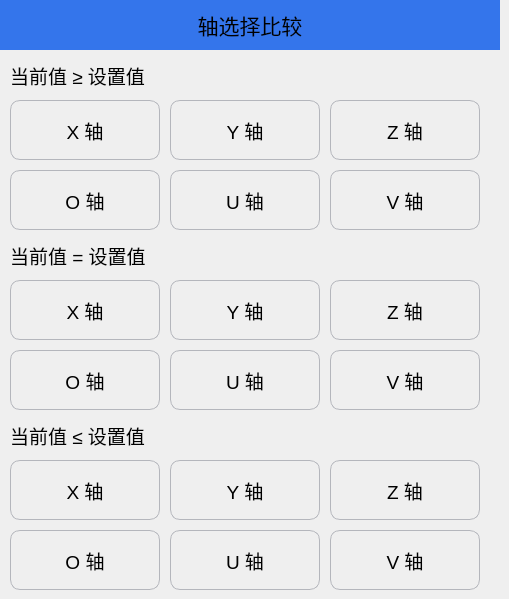
   <widget class="QWidget" name="page_2">
    <widget class="QLabel" name="label_39">
     <property name="geometry">
      <rect>
       <x>0</x>
       <y>0</y>
       <width>500</width>
       <height>50</height>
      </rect>
     </property>
     <property name="minimumSize">
      <size>
       <width>500</width>
       <height>50</height>
      </size>
     </property>
     <property name="maximumSize">
      <size>
       <width>500</width>
       <height>50</height>
      </size>
     </property>
     <property name="font">
      <font>
       <pointsize>16</pointsize>
      </font>
     </property>
     <property name="styleSheet">
      <string notr="true">QLabel{background-color:#3475EB;}</string>
     </property>
     <property name="text">
      <string>轴选择比较</string>
     </property>
     <property name="alignment">
      <set>Qt::AlignCenter</set>
     </property>
    </widget>
    <widget class="QLabel" name="label_3">
     <property name="geometry">
      <rect>
       <x>10</x>
       <y>60</y>
       <width>161</width>
       <height>31</height>
      </rect>
     </property>
     <property name="font">
      <font>
       <pointsize>14</pointsize>
      </font>
     </property>
     <property name="text">
      <string>当前值 ≥ 设置值</string>
     </property>
    </widget>
    <widget class="QLabel" name="label_4">
     <property name="geometry">
      <rect>
       <x>10</x>
       <y>240</y>
       <width>151</width>
       <height>31</height>
      </rect>
     </property>
     <property name="font">
      <font>
       <pointsize>14</pointsize>
      </font>
     </property>
     <property name="text">
      <string>当前值 = 设置值</string>
     </property>
    </widget>
    <widget class="QLabel" name="label_5">
     <property name="geometry">
      <rect>
       <x>10</x>
       <y>420</y>
       <width>161</width>
       <height>31</height>
      </rect>
     </property>
     <property name="font">
      <font>
       <pointsize>14</pointsize>
      </font>
     </property>
     <property name="text">
      <string>当前值 ≤ 设置值</string>
     </property>
    </widget>
    <widget class="QPushButton" name="Btn_X1">
     <property name="geometry">
      <rect>
       <x>10</x>
       <y>100</y>
       <width>150</width>
       <height>60</height>
      </rect>
     </property>
     <property name="minimumSize">
      <size>
       <width>150</width>
       <height>60</height>
      </size>
     </property>
     <property name="maximumSize">
      <size>
       <width>150</width>
       <height>60</height>
      </size>
     </property>
     <property name="font">
      <font>
       <pointsize>14</pointsize>
      </font>
     </property>
     <property name="styleSheet">
      <string notr="true">QPushButton
{
    border-style:solid; /*边框风格*/
    border-width:1px;/*边框宽度*/
    border-color:#B4B6BC; /*边框颜色*/
    border-radius:10px; /*边框倒角*/
}
QPushButton:pressed
{
    border-style:outset; /*边框风格*/
    background-color:qlineargradient(x1: 0, y1: 0, x2: 0, y2: 1, stop:0 #00befa, stop: 1 #0160ea);/*背景色*/
    border-width:1px;/*边框宽度*/
    border-color:#0055ff; /*边框颜色*/
    border-radius:10px; /*边框倒角*/
}</string>
     </property>
     <property name="text">
      <string>X 轴</string>
     </property>
     <property name="iconSize">
      <size>
       <width>40</width>
       <height>40</height>
      </size>
     </property>
    </widget>
    <widget class="QPushButton" name="Btn_Y1">
     <property name="geometry">
      <rect>
       <x>170</x>
       <y>100</y>
       <width>150</width>
       <height>60</height>
      </rect>
     </property>
     <property name="minimumSize">
      <size>
       <width>150</width>
       <height>60</height>
      </size>
     </property>
     <property name="maximumSize">
      <size>
       <width>150</width>
       <height>60</height>
      </size>
     </property>
     <property name="font">
      <font>
       <pointsize>14</pointsize>
      </font>
     </property>
     <property name="styleSheet">
      <string notr="true">QPushButton
{
    border-style:solid; /*边框风格*/
    border-width:1px;/*边框宽度*/
    border-color:#B4B6BC; /*边框颜色*/
    border-radius:10px; /*边框倒角*/
}
QPushButton:pressed
{
    border-style:outset; /*边框风格*/
    background-color:qlineargradient(x1: 0, y1: 0, x2: 0, y2: 1, stop:0 #00befa, stop: 1 #0160ea);/*背景色*/
    border-width:1px;/*边框宽度*/
    border-color:#0055ff; /*边框颜色*/
    border-radius:10px; /*边框倒角*/
}</string>
     </property>
     <property name="text">
      <string>Y 轴</string>
     </property>
     <property name="iconSize">
      <size>
       <width>40</width>
       <height>40</height>
      </size>
     </property>
    </widget>
    <widget class="QPushButton" name="Btn_Z1">
     <property name="geometry">
      <rect>
       <x>330</x>
       <y>100</y>
       <width>150</width>
       <height>60</height>
      </rect>
     </property>
     <property name="minimumSize">
      <size>
       <width>150</width>
       <height>60</height>
      </size>
     </property>
     <property name="maximumSize">
      <size>
       <width>150</width>
       <height>60</height>
      </size>
     </property>
     <property name="font">
      <font>
       <pointsize>14</pointsize>
      </font>
     </property>
     <property name="styleSheet">
      <string notr="true">QPushButton
{
    border-style:solid; /*边框风格*/
    border-width:1px;/*边框宽度*/
    border-color:#B4B6BC; /*边框颜色*/
    border-radius:10px; /*边框倒角*/
}
QPushButton:pressed
{
    border-style:outset; /*边框风格*/
    background-color:qlineargradient(x1: 0, y1: 0, x2: 0, y2: 1, stop:0 #00befa, stop: 1 #0160ea);/*背景色*/
    border-width:1px;/*边框宽度*/
    border-color:#0055ff; /*边框颜色*/
    border-radius:10px; /*边框倒角*/
}</string>
     </property>
     <property name="text">
      <string>Z 轴</string>
     </property>
     <property name="iconSize">
      <size>
       <width>40</width>
       <height>40</height>
      </size>
     </property>
    </widget>
    <widget class="QPushButton" name="Btn_U1">
     <property name="geometry">
      <rect>
       <x>170</x>
       <y>170</y>
       <width>150</width>
       <height>60</height>
      </rect>
     </property>
     <property name="minimumSize">
      <size>
       <width>150</width>
       <height>60</height>
      </size>
     </property>
     <property name="maximumSize">
      <size>
       <width>150</width>
       <height>60</height>
      </size>
     </property>
     <property name="font">
      <font>
       <pointsize>14</pointsize>
      </font>
     </property>
     <property name="styleSheet">
      <string notr="true">QPushButton
{
    border-style:solid; /*边框风格*/
    border-width:1px;/*边框宽度*/
    border-color:#B4B6BC; /*边框颜色*/
    border-radius:10px; /*边框倒角*/
}
QPushButton:pressed
{
    border-style:outset; /*边框风格*/
    background-color:qlineargradient(x1: 0, y1: 0, x2: 0, y2: 1, stop:0 #00befa, stop: 1 #0160ea);/*背景色*/
    border-width:1px;/*边框宽度*/
    border-color:#0055ff; /*边框颜色*/
    border-radius:10px; /*边框倒角*/
}</string>
     </property>
     <property name="text">
      <string>U 轴</string>
     </property>
     <property name="iconSize">
      <size>
       <width>40</width>
       <height>40</height>
      </size>
     </property>
    </widget>
    <widget class="QPushButton" name="Btn_O1">
     <property name="geometry">
      <rect>
       <x>10</x>
       <y>170</y>
       <width>150</width>
       <height>60</height>
      </rect>
     </property>
     <property name="minimumSize">
      <size>
       <width>150</width>
       <height>60</height>
      </size>
     </property>
     <property name="maximumSize">
      <size>
       <width>150</width>
       <height>60</height>
      </size>
     </property>
     <property name="font">
      <font>
       <pointsize>14</pointsize>
      </font>
     </property>
     <property name="styleSheet">
      <string notr="true">QPushButton
{
    border-style:solid; /*边框风格*/
    border-width:1px;/*边框宽度*/
    border-color:#B4B6BC; /*边框颜色*/
    border-radius:10px; /*边框倒角*/
}
QPushButton:pressed
{
    border-style:outset; /*边框风格*/
    background-color:qlineargradient(x1: 0, y1: 0, x2: 0, y2: 1, stop:0 #00befa, stop: 1 #0160ea);/*背景色*/
    border-width:1px;/*边框宽度*/
    border-color:#0055ff; /*边框颜色*/
    border-radius:10px; /*边框倒角*/
}</string>
     </property>
     <property name="text">
      <string>O 轴</string>
     </property>
     <property name="iconSize">
      <size>
       <width>40</width>
       <height>40</height>
      </size>
     </property>
    </widget>
    <widget class="QPushButton" name="Btn_V1">
     <property name="geometry">
      <rect>
       <x>330</x>
       <y>170</y>
       <width>150</width>
       <height>60</height>
      </rect>
     </property>
     <property name="minimumSize">
      <size>
       <width>150</width>
       <height>60</height>
      </size>
     </property>
     <property name="maximumSize">
      <size>
       <width>150</width>
       <height>60</height>
      </size>
     </property>
     <property name="font">
      <font>
       <pointsize>14</pointsize>
      </font>
     </property>
     <property name="styleSheet">
      <string notr="true">QPushButton
{
    border-style:solid; /*边框风格*/
    border-width:1px;/*边框宽度*/
    border-color:#B4B6BC; /*边框颜色*/
    border-radius:10px; /*边框倒角*/
}
QPushButton:pressed
{
    border-style:outset; /*边框风格*/
    background-color:qlineargradient(x1: 0, y1: 0, x2: 0, y2: 1, stop:0 #00befa, stop: 1 #0160ea);/*背景色*/
    border-width:1px;/*边框宽度*/
    border-color:#0055ff; /*边框颜色*/
    border-radius:10px; /*边框倒角*/
}</string>
     </property>
     <property name="text">
      <string>V 轴</string>
     </property>
     <property name="iconSize">
      <size>
       <width>40</width>
       <height>40</height>
      </size>
     </property>
    </widget>
    <widget class="QPushButton" name="Btn_O2">
     <property name="geometry">
      <rect>
       <x>10</x>
       <y>350</y>
       <width>150</width>
       <height>60</height>
      </rect>
     </property>
     <property name="minimumSize">
      <size>
       <width>150</width>
       <height>60</height>
      </size>
     </property>
     <property name="maximumSize">
      <size>
       <width>150</width>
       <height>60</height>
      </size>
     </property>
     <property name="font">
      <font>
       <pointsize>14</pointsize>
      </font>
     </property>
     <property name="styleSheet">
      <string notr="true">QPushButton
{
    border-style:solid; /*边框风格*/
    border-width:1px;/*边框宽度*/
    border-color:#B4B6BC; /*边框颜色*/
    border-radius:10px; /*边框倒角*/
}
QPushButton:pressed
{
    border-style:outset; /*边框风格*/
    background-color:qlineargradient(x1: 0, y1: 0, x2: 0, y2: 1, stop:0 #00befa, stop: 1 #0160ea);/*背景色*/
    border-width:1px;/*边框宽度*/
    border-color:#0055ff; /*边框颜色*/
    border-radius:10px; /*边框倒角*/
}</string>
     </property>
     <property name="text">
      <string>O 轴</string>
     </property>
     <property name="iconSize">
      <size>
       <width>40</width>
       <height>40</height>
      </size>
     </property>
    </widget>
    <widget class="QPushButton" name="Btn_U2">
     <property name="geometry">
      <rect>
       <x>170</x>
       <y>350</y>
       <width>150</width>
       <height>60</height>
      </rect>
     </property>
     <property name="minimumSize">
      <size>
       <width>150</width>
       <height>60</height>
      </size>
     </property>
     <property name="maximumSize">
      <size>
       <width>150</width>
       <height>60</height>
      </size>
     </property>
     <property name="font">
      <font>
       <pointsize>14</pointsize>
      </font>
     </property>
     <property name="styleSheet">
      <string notr="true">QPushButton
{
    border-style:solid; /*边框风格*/
    border-width:1px;/*边框宽度*/
    border-color:#B4B6BC; /*边框颜色*/
    border-radius:10px; /*边框倒角*/
}
QPushButton:pressed
{
    border-style:outset; /*边框风格*/
    background-color:qlineargradient(x1: 0, y1: 0, x2: 0, y2: 1, stop:0 #00befa, stop: 1 #0160ea);/*背景色*/
    border-width:1px;/*边框宽度*/
    border-color:#0055ff; /*边框颜色*/
    border-radius:10px; /*边框倒角*/
}</string>
     </property>
     <property name="text">
      <string>U 轴</string>
     </property>
     <property name="iconSize">
      <size>
       <width>40</width>
       <height>40</height>
      </size>
     </property>
    </widget>
    <widget class="QPushButton" name="Btn_Y2">
     <property name="geometry">
      <rect>
       <x>170</x>
       <y>280</y>
       <width>150</width>
       <height>60</height>
      </rect>
     </property>
     <property name="minimumSize">
      <size>
       <width>150</width>
       <height>60</height>
      </size>
     </property>
     <property name="maximumSize">
      <size>
       <width>150</width>
       <height>60</height>
      </size>
     </property>
     <property name="font">
      <font>
       <pointsize>14</pointsize>
      </font>
     </property>
     <property name="styleSheet">
      <string notr="true">QPushButton
{
    border-style:solid; /*边框风格*/
    border-width:1px;/*边框宽度*/
    border-color:#B4B6BC; /*边框颜色*/
    border-radius:10px; /*边框倒角*/
}
QPushButton:pressed
{
    border-style:outset; /*边框风格*/
    background-color:qlineargradient(x1: 0, y1: 0, x2: 0, y2: 1, stop:0 #00befa, stop: 1 #0160ea);/*背景色*/
    border-width:1px;/*边框宽度*/
    border-color:#0055ff; /*边框颜色*/
    border-radius:10px; /*边框倒角*/
}</string>
     </property>
     <property name="text">
      <string>Y 轴</string>
     </property>
     <property name="iconSize">
      <size>
       <width>40</width>
       <height>40</height>
      </size>
     </property>
    </widget>
    <widget class="QPushButton" name="Btn_X2">
     <property name="geometry">
      <rect>
       <x>10</x>
       <y>280</y>
       <width>150</width>
       <height>60</height>
      </rect>
     </property>
     <property name="minimumSize">
      <size>
       <width>150</width>
       <height>60</height>
      </size>
     </property>
     <property name="maximumSize">
      <size>
       <width>150</width>
       <height>60</height>
      </size>
     </property>
     <property name="font">
      <font>
       <pointsize>14</pointsize>
      </font>
     </property>
     <property name="styleSheet">
      <string notr="true">QPushButton
{
    border-style:solid; /*边框风格*/
    border-width:1px;/*边框宽度*/
    border-color:#B4B6BC; /*边框颜色*/
    border-radius:10px; /*边框倒角*/
}
QPushButton:pressed
{
    border-style:outset; /*边框风格*/
    background-color:qlineargradient(x1: 0, y1: 0, x2: 0, y2: 1, stop:0 #00befa, stop: 1 #0160ea);/*背景色*/
    border-width:1px;/*边框宽度*/
    border-color:#0055ff; /*边框颜色*/
    border-radius:10px; /*边框倒角*/
}</string>
     </property>
     <property name="text">
      <string>X 轴</string>
     </property>
     <property name="iconSize">
      <size>
       <width>40</width>
       <height>40</height>
      </size>
     </property>
    </widget>
    <widget class="QPushButton" name="Btn_Z2">
     <property name="geometry">
      <rect>
       <x>330</x>
       <y>280</y>
       <width>150</width>
       <height>60</height>
      </rect>
     </property>
     <property name="minimumSize">
      <size>
       <width>150</width>
       <height>60</height>
      </size>
     </property>
     <property name="maximumSize">
      <size>
       <width>150</width>
       <height>60</height>
      </size>
     </property>
     <property name="font">
      <font>
       <pointsize>14</pointsize>
      </font>
     </property>
     <property name="styleSheet">
      <string notr="true">QPushButton
{
    border-style:solid; /*边框风格*/
    border-width:1px;/*边框宽度*/
    border-color:#B4B6BC; /*边框颜色*/
    border-radius:10px; /*边框倒角*/
}
QPushButton:pressed
{
    border-style:outset; /*边框风格*/
    background-color:qlineargradient(x1: 0, y1: 0, x2: 0, y2: 1, stop:0 #00befa, stop: 1 #0160ea);/*背景色*/
    border-width:1px;/*边框宽度*/
    border-color:#0055ff; /*边框颜色*/
    border-radius:10px; /*边框倒角*/
}</string>
     </property>
     <property name="text">
      <string>Z 轴</string>
     </property>
     <property name="iconSize">
      <size>
       <width>40</width>
       <height>40</height>
      </size>
     </property>
    </widget>
    <widget class="QPushButton" name="Btn_V2">
     <property name="geometry">
      <rect>
       <x>330</x>
       <y>350</y>
       <width>150</width>
       <height>60</height>
      </rect>
     </property>
     <property name="minimumSize">
      <size>
       <width>150</width>
       <height>60</height>
      </size>
     </property>
     <property name="maximumSize">
      <size>
       <width>150</width>
       <height>60</height>
      </size>
     </property>
     <property name="font">
      <font>
       <pointsize>14</pointsize>
      </font>
     </property>
     <property name="styleSheet">
      <string notr="true">QPushButton
{
    border-style:solid; /*边框风格*/
    border-width:1px;/*边框宽度*/
    border-color:#B4B6BC; /*边框颜色*/
    border-radius:10px; /*边框倒角*/
}
QPushButton:pressed
{
    border-style:outset; /*边框风格*/
    background-color:qlineargradient(x1: 0, y1: 0, x2: 0, y2: 1, stop:0 #00befa, stop: 1 #0160ea);/*背景色*/
    border-width:1px;/*边框宽度*/
    border-color:#0055ff; /*边框颜色*/
    border-radius:10px; /*边框倒角*/
}</string>
     </property>
     <property name="text">
      <string>V 轴</string>
     </property>
     <property name="iconSize">
      <size>
       <width>40</width>
       <height>40</height>
      </size>
     </property>
    </widget>
    <widget class="QPushButton" name="Btn_Z3">
     <property name="geometry">
      <rect>
       <x>330</x>
       <y>460</y>
       <width>150</width>
       <height>60</height>
      </rect>
     </property>
     <property name="minimumSize">
      <size>
       <width>150</width>
       <height>60</height>
      </size>
     </property>
     <property name="maximumSize">
      <size>
       <width>150</width>
       <height>60</height>
      </size>
     </property>
     <property name="font">
      <font>
       <pointsize>14</pointsize>
      </font>
     </property>
     <property name="styleSheet">
      <string notr="true">QPushButton
{
    border-style:solid; /*边框风格*/
    border-width:1px;/*边框宽度*/
    border-color:#B4B6BC; /*边框颜色*/
    border-radius:10px; /*边框倒角*/
}
QPushButton:pressed
{
    border-style:outset; /*边框风格*/
    background-color:qlineargradient(x1: 0, y1: 0, x2: 0, y2: 1, stop:0 #00befa, stop: 1 #0160ea);/*背景色*/
    border-width:1px;/*边框宽度*/
    border-color:#0055ff; /*边框颜色*/
    border-radius:10px; /*边框倒角*/
}</string>
     </property>
     <property name="text">
      <string>Z 轴</string>
     </property>
     <property name="iconSize">
      <size>
       <width>40</width>
       <height>40</height>
      </size>
     </property>
    </widget>
    <widget class="QPushButton" name="Btn_O3">
     <property name="geometry">
      <rect>
       <x>10</x>
       <y>530</y>
       <width>150</width>
       <height>60</height>
      </rect>
     </property>
     <property name="minimumSize">
      <size>
       <width>150</width>
       <height>60</height>
      </size>
     </property>
     <property name="maximumSize">
      <size>
       <width>150</width>
       <height>60</height>
      </size>
     </property>
     <property name="font">
      <font>
       <pointsize>14</pointsize>
      </font>
     </property>
     <property name="styleSheet">
      <string notr="true">QPushButton
{
    border-style:solid; /*边框风格*/
    border-width:1px;/*边框宽度*/
    border-color:#B4B6BC; /*边框颜色*/
    border-radius:10px; /*边框倒角*/
}
QPushButton:pressed
{
    border-style:outset; /*边框风格*/
    background-color:qlineargradient(x1: 0, y1: 0, x2: 0, y2: 1, stop:0 #00befa, stop: 1 #0160ea);/*背景色*/
    border-width:1px;/*边框宽度*/
    border-color:#0055ff; /*边框颜色*/
    border-radius:10px; /*边框倒角*/
}</string>
     </property>
     <property name="text">
      <string>O 轴</string>
     </property>
     <property name="iconSize">
      <size>
       <width>40</width>
       <height>40</height>
      </size>
     </property>
    </widget>
    <widget class="QPushButton" name="Btn_U3">
     <property name="geometry">
      <rect>
       <x>170</x>
       <y>530</y>
       <width>150</width>
       <height>60</height>
      </rect>
     </property>
     <property name="minimumSize">
      <size>
       <width>150</width>
       <height>60</height>
      </size>
     </property>
     <property name="maximumSize">
      <size>
       <width>150</width>
       <height>60</height>
      </size>
     </property>
     <property name="font">
      <font>
       <pointsize>14</pointsize>
      </font>
     </property>
     <property name="styleSheet">
      <string notr="true">QPushButton
{
    border-style:solid; /*边框风格*/
    border-width:1px;/*边框宽度*/
    border-color:#B4B6BC; /*边框颜色*/
    border-radius:10px; /*边框倒角*/
}
QPushButton:pressed
{
    border-style:outset; /*边框风格*/
    background-color:qlineargradient(x1: 0, y1: 0, x2: 0, y2: 1, stop:0 #00befa, stop: 1 #0160ea);/*背景色*/
    border-width:1px;/*边框宽度*/
    border-color:#0055ff; /*边框颜色*/
    border-radius:10px; /*边框倒角*/
}</string>
     </property>
     <property name="text">
      <string>U 轴</string>
     </property>
     <property name="iconSize">
      <size>
       <width>40</width>
       <height>40</height>
      </size>
     </property>
    </widget>
    <widget class="QPushButton" name="Btn_V3">
     <property name="geometry">
      <rect>
       <x>330</x>
       <y>530</y>
       <width>150</width>
       <height>60</height>
      </rect>
     </property>
     <property name="minimumSize">
      <size>
       <width>150</width>
       <height>60</height>
      </size>
     </property>
     <property name="maximumSize">
      <size>
       <width>150</width>
       <height>60</height>
      </size>
     </property>
     <property name="font">
      <font>
       <pointsize>14</pointsize>
      </font>
     </property>
     <property name="styleSheet">
      <string notr="true">QPushButton
{
    border-style:solid; /*边框风格*/
    border-width:1px;/*边框宽度*/
    border-color:#B4B6BC; /*边框颜色*/
    border-radius:10px; /*边框倒角*/
}
QPushButton:pressed
{
    border-style:outset; /*边框风格*/
    background-color:qlineargradient(x1: 0, y1: 0, x2: 0, y2: 1, stop:0 #00befa, stop: 1 #0160ea);/*背景色*/
    border-width:1px;/*边框宽度*/
    border-color:#0055ff; /*边框颜色*/
    border-radius:10px; /*边框倒角*/
}</string>
     </property>
     <property name="text">
      <string>V 轴</string>
     </property>
     <property name="iconSize">
      <size>
       <width>40</width>
       <height>40</height>
      </size>
     </property>
    </widget>
    <widget class="QPushButton" name="Btn_X3">
     <property name="geometry">
      <rect>
       <x>10</x>
       <y>460</y>
       <width>150</width>
       <height>60</height>
      </rect>
     </property>
     <property name="minimumSize">
      <size>
       <width>150</width>
       <height>60</height>
      </size>
     </property>
     <property name="maximumSize">
      <size>
       <width>150</width>
       <height>60</height>
      </size>
     </property>
     <property name="font">
      <font>
       <pointsize>14</pointsize>
      </font>
     </property>
     <property name="styleSheet">
      <string notr="true">QPushButton
{
    border-style:solid; /*边框风格*/
    border-width:1px;/*边框宽度*/
    border-color:#B4B6BC; /*边框颜色*/
    border-radius:10px; /*边框倒角*/
}
QPushButton:pressed
{
    border-style:outset; /*边框风格*/
    background-color:qlineargradient(x1: 0, y1: 0, x2: 0, y2: 1, stop:0 #00befa, stop: 1 #0160ea);/*背景色*/
    border-width:1px;/*边框宽度*/
    border-color:#0055ff; /*边框颜色*/
    border-radius:10px; /*边框倒角*/
}</string>
     </property>
     <property name="text">
      <string>X 轴</string>
     </property>
     <property name="iconSize">
      <size>
       <width>40</width>
       <height>40</height>
      </size>
     </property>
    </widget>
    <widget class="QPushButton" name="Btn_Y3">
     <property name="geometry">
      <rect>
       <x>170</x>
       <y>460</y>
       <width>150</width>
       <height>60</height>
      </rect>
     </property>
     <property name="minimumSize">
      <size>
       <width>150</width>
       <height>60</height>
      </size>
     </property>
     <property name="maximumSize">
      <size>
       <width>150</width>
       <height>60</height>
      </size>
     </property>
     <property name="font">
      <font>
       <pointsize>14</pointsize>
      </font>
     </property>
     <property name="styleSheet">
      <string notr="true">QPushButton
{
    border-style:solid; /*边框风格*/
    border-width:1px;/*边框宽度*/
    border-color:#B4B6BC; /*边框颜色*/
    border-radius:10px; /*边框倒角*/
}
QPushButton:pressed
{
    border-style:outset; /*边框风格*/
    background-color:qlineargradient(x1: 0, y1: 0, x2: 0, y2: 1, stop:0 #00befa, stop: 1 #0160ea);/*背景色*/
    border-width:1px;/*边框宽度*/
    border-color:#0055ff; /*边框颜色*/
    border-radius:10px; /*边框倒角*/
}</string>
     </property>
     <property name="text">
      <string>Y 轴</string>
     </property>
     <property name="iconSize">
      <size>
       <width>40</width>
       <height>40</height>
      </size>
     </property>
    </widget>
   </widget>
